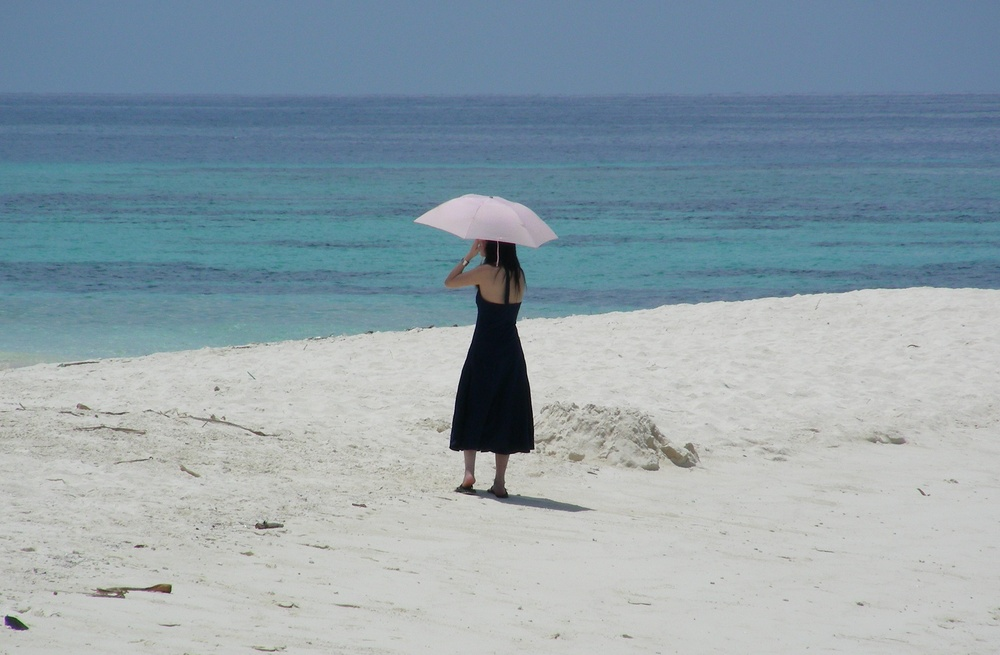
%> input picture SOBEL/umbrella_woman.jpg, 1000 x 655 px, shrunk from 2769 x 1815 before the run
$ octave otsu.m   (GNU Octave 9; MATLAB toolbox functions it lacks are replaced by stand-ins)
%> lines starting %> are read from the running program, lines starting %| are printed output that depends on the picture; in (x1, y1, x2, y2) boxes, pixels count from 0 and x2, y2 are one past the last pixel; in counts of white or black regions, pixels touching at a corner belong together; the program's own positions count from 1
clc, clear all, close('all');
% Read Image
Img = imread('umbrella_woman.jpg');
%> Img is the input picture: size 655x1000x3 uint8; mean R, G, B 143.9, 160.4, 169.4
[rows,cols,dims] = size(Img);
%> rows = 655; cols = 1000; dims = 3
% If RGB convert it to gray
Img = rgb2gray(Img);
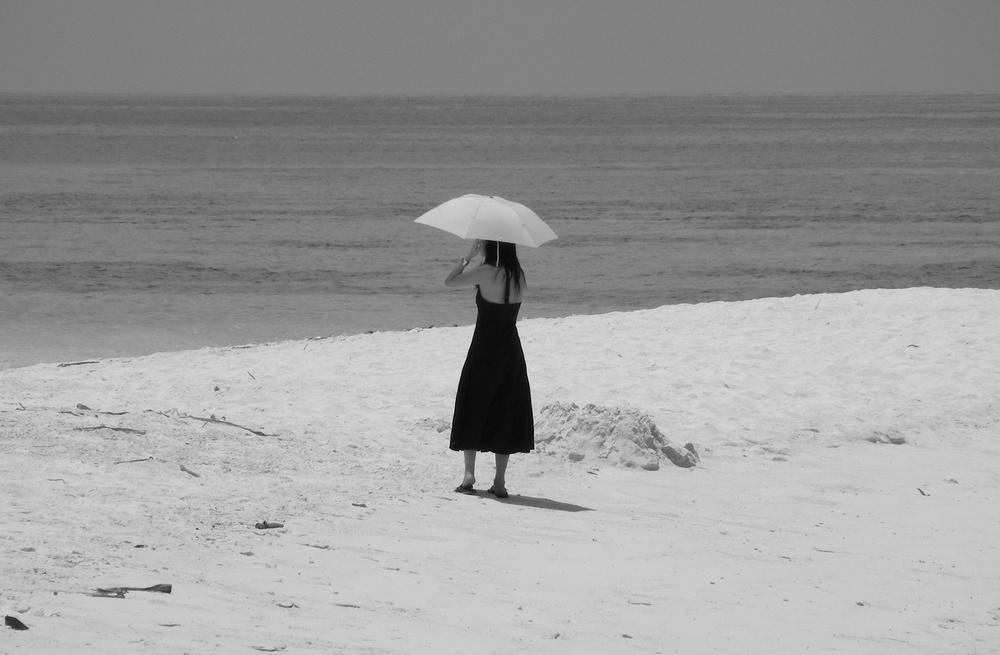
%> Img: size 655x1000 uint8; min 1, max 244, mean 156.5
Img = double(Img);
%> Img: size 655x1000 double
%covert to 8 bit
Img = uint8(255 * (Img - min(Img(:))) / (max(Img(:)) - min(Img(:))));
%> Img: size 655x1000 uint8
% Display Original Image
figure, imagesc(Img);title('Original Image'),axis off, axis image, colormap(gray);

[Frequency,bins] = imhist(Img);
%> Frequency = 256 values, max 27736 at index 210, min 0 at index 12, mean 2558.6; bins = 256 values from 0 to 255
% Compute Global mean
mg = mean(Img(:));
%> mg = 163.2
% Let the threshold value varies from k = 0 to 255
Classvariance = zeros(1,256);
Goodness = Classvariance;
NormalizedFreq = Frequency / (rows * cols);
%> NormalizedFreq = 256 values, max 0.0423 at index 210, min 0 at index 12, mean 0.00391

SigmaGlobal = var(double(Img(:)));
%> SigmaGlobal = 2005.2
% We are starting from k 1 till 254 because at k=0, P1 = 0 and at k = 255,
% P1 = 1 therefore P2 = 1 - P1 = 0;
for k = 1:255-1
    P1 = sum(NormalizedFreq(1:k+1));
    mk = sum((NormalizedFreq(1:k+1) .* (0:k)'));
    Classvariance(k+1) = (mg * P1 - mk)^2 / (P1 * (1 - P1));
    Goodness(k+1) = Classvariance(k+1) / SigmaGlobal;
end
%> this loop made 254 passes
%> (P1, mk) on passes 1 to 3: (1.53e-05, 7.63e-06), (2.75e-05, 3.21e-05), (3.82e-05, 6.41e-05)
%> after the loop, Classvariance = 256 values, max 1701.1 at index 165, min 0 at index 1, mean 678.6; Goodness = 256 values, max 0.848 at index 165, min 0 at index 1, mean 0.338

[~,index]= max(Classvariance);
%> index = 165


string = sprintf('Thresholded Image with k = %d ',index);
%> string = 'Thresholded Image with k = 165 '
figure,imagesc(Img>index);title(string);axis off, axis image,colormap(gray);
%> after `colormap(gray)`:
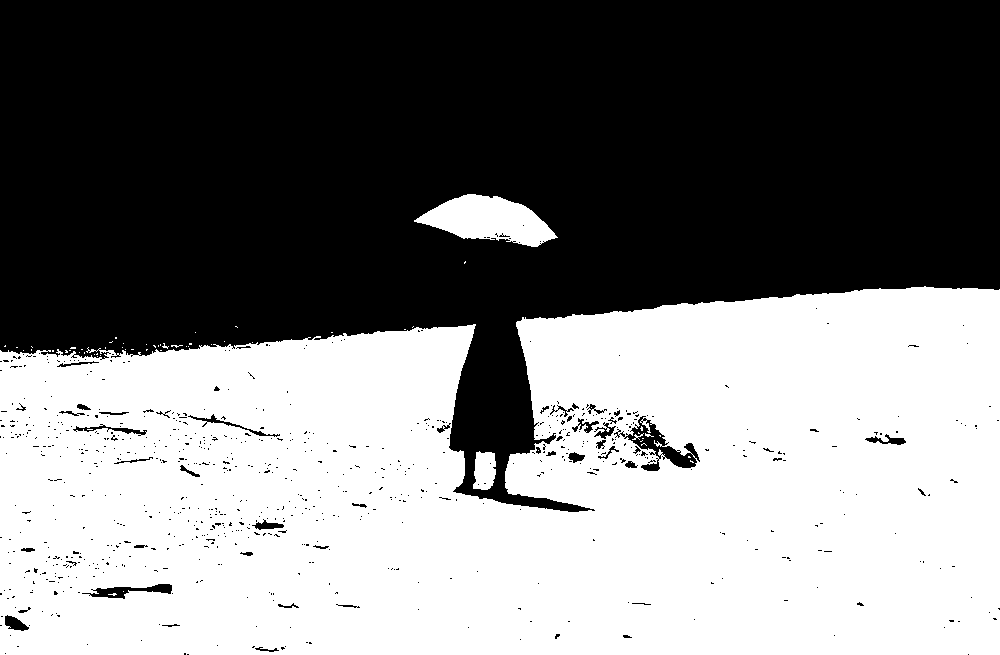
%> displayed picture: size 655x1000x3, on the screen's scale of 0 to 255; 48.9% white; 61 white regions (57 under 20 px), largest, box (x1, y1, x2, y2) and area: (0, 286, 1000, 655) 314801, (414, 194, 558, 247) 4422, (473, 451, 496, 490) 728, (632, 433, 644, 440) 26
